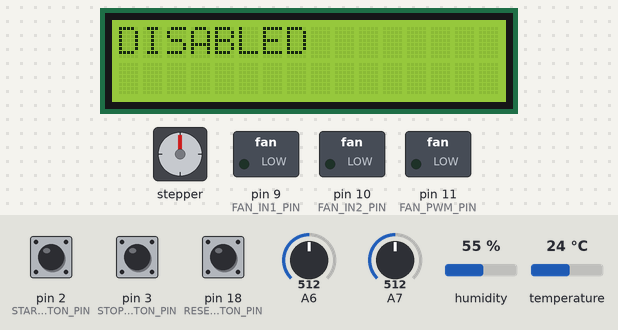
A sketch run on a simulated Arduino Mega 2560, built with avr-gcc and run on an emulated ATmega2560. Parts: stepper motor, 16×2 character LCD, switched loads named in the sketch (green lamp = pin HIGH). Wiring (inferred from the names in the program): stepper motor (200 steps per turn assumed): coils pin 22, pin 23, pin 24, pin 25. Inputs (shaded band) come from the test bench; at power-on: pin 2 (START_BUTTON_PIN) HIGH, pin 3 (STOP_BUTTON_PIN) HIGH, pin 18 (RESET_BUTTON_PIN) HIGH, A6 = 512, A7 = 512, humidity 55 %, temperature 24 °C. The local clock reads 2024-03-15 10:24:30 at power-on unless the sketch sets it; pins used as bus, display or sensor lines are not drawn; what the sketch prints to the serial monitor is not drawn.

Above: at 4.4 s.
4.5 s: pin 2 (START_BUTTON_PIN) pulled LOW for 0.15 s
At 5.0 s:
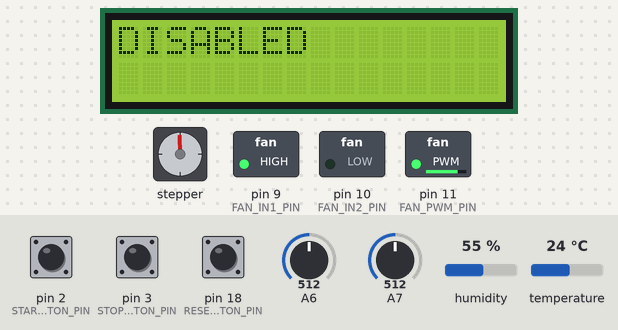
6.1 s: pin 3 (STOP_BUTTON_PIN) pulled LOW for 1 s
At 7.5 s:
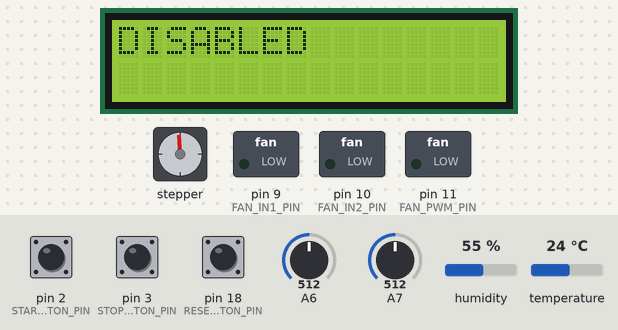
19.4 s: pin 18 (RESET_BUTTON_PIN) pulled LOW for 0.15 s
At 60.6 s:
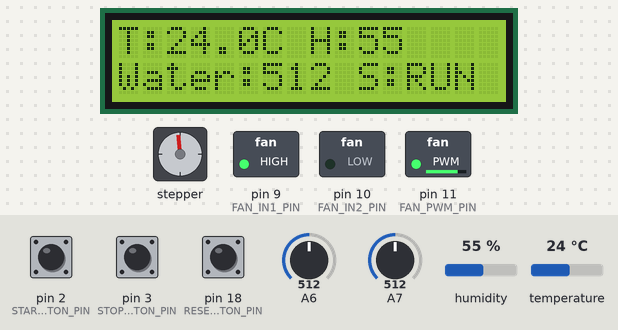
Timing chart, 0 to 61.6 s (numbered marks = the images above; inputs shaded):
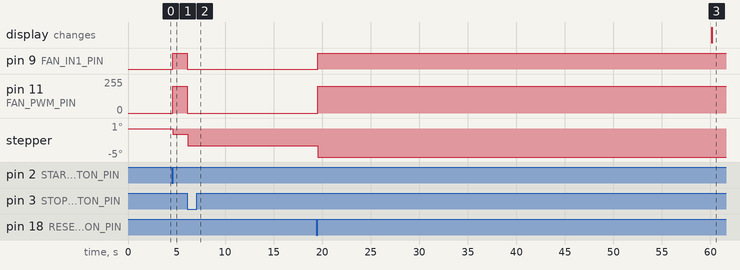

The sketch:

FinalProject.ino
```cpp
// Swamp Cooler - CPE301 Final Project
// Jakob Kelley & Grace Frazee

#include <LiquidCrystal.h>
#include <Stepper.h>
#include <DHT.h>
#include <RTClib.h>

// ====== HARDWARE CONFIGURATION ======
// Pin assignments should be verified with the physical wiring configuration.

// LED indicators (controlled via PORTA bits: digital pins 22–25 correspond to PORTA0–3)
const uint8_t LED_GREEN_PIN  = 22; // IDLE state
const uint8_t LED_RED_PIN    = 23; // ERROR state
const uint8_t LED_YELLOW_PIN = 24; // DISABLED state
const uint8_t LED_BLUE_PIN   = 25; // RUNNING state

// Button inputs using interrupt-capable pins
// Pin 2 -> INT4 (used for START button ISR)
// Pin 3 -> INT5 (used for STOP button ISR)
// Pin 21 -> INT2 (used for RESET button ISR) [CHANGING TO 18 because 21 is used by the Clock]
const uint8_t START_BUTTON_PIN = 2;
const uint8_t STOP_BUTTON_PIN  = 3;
const uint8_t RESET_BUTTON_PIN = 18;

// Fan motor PWM control pin
// analogWrite() is permitted for PWM fan control per project rules.
const uint8_t FAN_PWM_PIN = 11;  //L293D pin 1
const uint8_t FAN_IN1_PIN = 9;   // L293D pin 2
const uint8_t FAN_IN2_PIN = 10;  // L293D pin 7

// Stepper motor configuration (Stepper library usage permitted)
const uint8_t STEPPER_PIN_1 = 4;
const uint8_t STEPPER_PIN_2 = 5;
const uint8_t STEPPER_PIN_3 = 6;
const uint8_t STEPPER_PIN_4 = 7;
const int STEPPER_STEPS_PER_REV = 200;
Stepper ventStepper(STEPPER_STEPS_PER_REV, STEPPER_PIN_1, STEPPER_PIN_2, STEPPER_PIN_3, STEPPER_PIN_4);

// DHT11 temperature and humidity sensor
const uint8_t DHT_PIN = 8;
#define DHTTYPE DHT11
DHT dht(DHT_PIN, DHTTYPE);

// Real-time clock module
RTC_DS3231 rtc;

// LCD display (RS, E, D4, D5, D6, D7)
LiquidCrystal lcd(12, 13, A0, A1, A2, A3);

// Water-level sensor input through ADC (manual ADC register read)
// ADC7 (Analog pin A7) selected to avoid LCD pin conflicts.
const uint8_t WATER_LEVEL_ADC_CHANNEL = 7;

// ====== CONTROL CONSTANTS ======
const uint16_t WATER_LOW_THRESHOLD_ADC = 200; // Adjust according to calibration (0–1023)
const float TEMP_HIGH_THRESHOLD_C = 20.5;     // Temperature to start fan
const float TEMP_LOW_THRESHOLD_C  = 19.0;     // Temperature to stop fan
const unsigned long LCD_UPDATE_INTERVAL_MS = 60000UL; // 1 minute in milliseconds

// ====== SYSTEM STATES ======
enum CoolerState { DISABLED, IDLE, RUNNING, ERROR_STATE };
volatile CoolerState currentState = DISABLED;

// ====== INTERRUPT FLAGS ======
volatile bool start_pressed = false;
volatile bool stop_pressed  = false;
volatile bool reset_pressed = false;

// Vent position tracking for stepper motor
volatile long ventPositionSteps = 0;
long lastReportedVentPositionSteps = 0;

// LCD update timing control
unsigned long lastLcdUpdateMillis = 0;

// ====== UART (USART0) CONFIGURATION ======
// Provides serial communication through direct register access.
void uart_init(unsigned long baud){
  uint16_t ubrr = (uint16_t)(F_CPU/16UL/baud - 1);
  UBRR0H = (ubrr >> 8);
  UBRR0L = ubrr & 0xFF;
  UCSR0B = (1 << TXEN0);
  UCSR0C = (1 << UCSZ01) | (1 << UCSZ00);
}

void uart_send_char(char c){
  while(!(UCSR0A & (1 << UDRE0)));
  UDR0 = c;
}

void uart_send_string(const char* s) {
  while(*s) uart_send_char(*s++);
}

void uart_send_decimal(unsigned long val){
  char buf[12];
  int n = 0;
  if(val == 0){ uart_send_char('0'); return;}
  while(val > 0 && n < (int)sizeof(buf)-1){
    buf[n++] = '0' + (val % 10);
    val /= 10;
  }
  for(int i = n-1; i >= 0; --i) uart_send_char(buf[i]);
}

void uart_newline() {
  uart_send_char('\r');
  uart_send_char('\n');
}

// Sends timestamped messages using the RTC
void log_event(const char* msg){
  DateTime now = rtc.now();
  char buf[64];
  snprintf(buf, sizeof(buf), "%04u-%02u-%02u %02u:%02u:%02u: %s",
           now.year(), now.month(), now.day(),
           now.hour(), now.minute(), now.second(), msg);
  uart_send_string(buf);
  uart_newline();
}

// ====== ADC (Manual Register-Based) ======
// Reads analog input channel (0–15) using direct register access.
uint16_t adc_read_channel(uint8_t channel){
  ADMUX = (1 << REFS0) | (channel & 0x0F);
  ADCSRA = (1 << ADEN) | (1 << ADSC) | (1 << ADPS2) | (1 << ADPS1) | (1 << ADPS0);
  while (ADCSRA & (1 << ADSC));
  return ADC;
}

// ====== LED PORT INITIALIZATION ======
// LED pins are configured as outputs via direct DDR register manipulation.
void init_led_pins(){
  DDRA |= (1 << DDA0) | (1 << DDA1) | (1 << DDA2) | (1 << DDA3);
  PORTA &= ~((1 << PA0) | (1 << PA1) | (1 << PA2) | (1 << PA3));
}

// LED control macros for individual state indicators
inline void led_set_green(bool on){ if (on) PORTA |= (1 << PA0); else PORTA &= ~(1 << PA0); }
inline void led_set_red(bool on){ if (on) PORTA |= (1 << PA1); else PORTA &= ~(1 << PA1); }
inline void led_set_yellow(bool on){ if (on) PORTA |= (1 << PA2); else PORTA &= ~(1 << PA2); }
inline void led_set_blue(bool on){ if (on) PORTA |= (1 << PA3); else PORTA &= ~(1 << PA3); }

// ====== FAN CONFIGURATION ======
// Fan pin configured via DDRB; PWM control handled using analogWrite().
void init_fan_pin(){
  //pin 11 → PB5
  DDRB |= (1 << DDB5);
  analogWrite(FAN_PWM_PIN, 0);

  // pin 9 → PH6
  DDRH |= (1 << DDH6);

  // pin 10 → PB4
  DDRB |= (1 << DDB4);

  //motor off defaultly
  PORTH &= ~(1 << PH6);
  PORTB &= ~(1 << PB4);
}

// ====== INTERRUPT SERVICE ROUTINES ======
void start_isr(){ start_pressed = true;}
void stop_isr(){ stop_pressed = true;}
void reset_isr(){ reset_pressed = true;}

// ====== LED UPDATE ROUTINE ======
void update_leds_for_state(CoolerState s){
  switch (s) {
    case DISABLED:
      led_set_yellow(true); led_set_green(false); led_set_red(false); led_set_blue(false);
      break;
    case IDLE:
      led_set_yellow(false); led_set_green(true); led_set_red(false); led_set_blue(false);
      break;
    case RUNNING:
      led_set_yellow(false); led_set_green(false); led_set_red(false); led_set_blue(true);
      break;
    case ERROR_STATE:
      led_set_yellow(false); led_set_green(false); led_set_red(true); led_set_blue(false);
      break;
  }
}

// Handles state transitions and logs the event.
void transition_to_state(CoolerState newState){
  if(newState == currentState) return;
  currentState = newState;
  switch(newState){
    case DISABLED:     log_event("STATE -> DISABLED"); break;
    case IDLE:         log_event("STATE -> IDLE"); break;
    case RUNNING:      log_event("STATE -> RUNNING"); break;
    case ERROR_STATE:  log_event("STATE -> ERROR"); break;
  }
  update_leds_for_state(newState);
}

// ====== SYSTEM INITIALIZATION ======
void setup(){
  uart_init(9600);

  if (!rtc.begin()){
    uart_send_string("RTC: NOT FOUND");
    uart_newline();
  }

  lcd.begin(16, 2);
  lcd.clear();
  lcd.print("Swamp Cooler On");

  dht.begin();
  ventStepper.setSpeed(30);

  init_led_pins();

  init_fan_pin();

  //so that the yellow LED is lit up in the beginning
  update_leds_for_state(DISABLED);

  // Configure button inputs using direct port access and enable pull-ups.
  // START (pin2 = PE4)
  // STOP (pin3 = PE5)
  DDRE &= ~((1 << DDE4) | (1 << DDE5));
  PORTE |= (1 << PE4) | (1 << PE5);

  // RESET (pin 18 = PD3)
  DDRB &= ~(1 << DDD3);
  PORTD |= (1 << PD3);

  // Interrupt configuration for buttons
  attachInterrupt(digitalPinToInterrupt(START_BUTTON_PIN), start_isr, FALLING);
  attachInterrupt(digitalPinToInterrupt(STOP_BUTTON_PIN), stop_isr, FALLING);
  attachInterrupt(digitalPinToInterrupt(RESET_BUTTON_PIN), reset_isr, FALLING);

  transition_to_state(DISABLED);
  log_event("SYSTEM BOOT");
  lastLcdUpdateMillis = millis();

  start_pressed = false;
  stop_pressed = false;
  reset_pressed = false;
}

// ====== EVENT LOGGING ROUTINES ======
void log_motor_event(const char* action){
  char buf[64];
  DateTime now = rtc.now();
  snprintf(buf, sizeof(buf), "MOTOR %s at %04u-%02u-%02u %02u:%02u:%02u",
           action, now.year(), now.month(), now.day(),
           now.hour(), now.minute(), now.second());
  uart_send_string(buf);
  uart_newline();
}

// ====== FAN CONTROL ROUTINES ======
void fan_set_on(uint8_t pwm = 200){
  // Forward Direction
  PORTH |= (1 << PH6);     // IN1 HIGH
  PORTB &= ~(1 << PB4);    // IN2 LOW
  analogWrite(FAN_PWM_PIN, pwm);
}

void fan_set_off(){
  analogWrite(FAN_PWM_PIN, 0);
  PORTH &= ~(1 << PH6);
  PORTB &= ~(1 << PB4);
}

// ====== LCD DISPLAY ROUTINE ======
void update_lcd(float tempC, float hum, uint16_t waterADC) {
  lcd.clear();
  lcd.setCursor(0,0);
  lcd.print("T:");
  lcd.print(tempC,1);
  lcd.print("C H:");
  lcd.print(hum,0);
  lcd.setCursor(0,1);
  lcd.print("Water:");
  lcd.print(waterADC);
  lcd.print(" S:");
  lcd.print(currentState==RUNNING ? "RUN" : currentState==IDLE ? "IDLE" : currentState==ERROR_STATE ? "ERROR" : currentState==DISABLED ? "DISABLED":"OFF");
}

// ====== MAIN CONTROL LOOP ======
void loop(){
  // Button handling logic

  if(reset_pressed){
    reset_pressed = false;
    uint16_t waterADC = adc_read_channel(WATER_LEVEL_ADC_CHANNEL);
    if(waterADC >= WATER_LOW_THRESHOLD_ADC){
      transition_to_state(IDLE);
      log_event("USER RESET pressed -> IDLE");
    }
    else{
      log_event("USER RESET pressed -> water still LOW");
    }
  }

  if(start_pressed) {
    start_pressed = false;
    if(currentState == DISABLED) {
      transition_to_state(IDLE);
    }else if (currentState == IDLE) {
      transition_to_state(RUNNING);
      log_event("User START pressed -> forced RUNNING");
    }else {
      log_event("User START pressed (no-op)");
    }
  }

  if(stop_pressed){
    stop_pressed = false;
    fan_set_off();
    transition_to_state(DISABLED);
    log_event("User STOP pressed -> DISABLED");
    log_motor_event("OFF (stop btn)");
  }


  // Sensor monitoring and LCD update
  if(currentState != DISABLED && currentState != ERROR_STATE){
    float hum = dht.readHumidity();
    float tempC = dht.readTemperature();
    uint16_t waterADC = adc_read_channel(WATER_LEVEL_ADC_CHANNEL);


    if(isnan(hum) || isnan(tempC)){
      uart_send_string("DHT read failed");
      uart_newline();
      hum = 0;
      tempC = 0;
    }

    if(waterADC < WATER_LOW_THRESHOLD_ADC) {
        fan_set_off();
        transition_to_state(ERROR_STATE);
        log_event("Transition -> ERROR due to low water");
        log_motor_event("OFF (low water)");
    }else{
        if(currentState == IDLE && tempC >= TEMP_HIGH_THRESHOLD_C) {
          transition_to_state(RUNNING);
          fan_set_on(200);
          log_motor_event("ON (temp high)");
        }else if(currentState == RUNNING && tempC <= TEMP_LOW_THRESHOLD_C) {
            fan_set_off();
            transition_to_state(IDLE);
            log_motor_event("OFF (temp low)");
        }
    }

    unsigned long nowms = millis();
    if(nowms - lastLcdUpdateMillis >= LCD_UPDATE_INTERVAL_MS) {
      lastLcdUpdateMillis = nowms;

      update_lcd(tempC, hum, waterADC);

      int temp10 = (int)(tempC * 10);
      int hum10  = (int)(hum * 10);

      char buf[128];
      DateTime dt = rtc.now();
      snprintf(buf, sizeof(buf),
        "%04u-%02u-%02u %02u:%02u:%02u T=%d.%dC H=%d.%d%% WaterADC=%u",
        dt.year(), dt.month(), dt.day(),
        dt.hour(), dt.minute(), dt.second(),
        temp10 / 10, abs(temp10 % 10),
        hum10 / 10, abs(hum10 % 10),
        waterADC
      );

      uart_send_string(buf);
      uart_newline();
    }

    // Vent control via potentiometer input on ADC6
    uint16_t potVal = adc_read_channel(6);
    long targetSteps = map(potVal, 0, 1023, -1000, 1000);
    if(targetSteps != ventPositionSteps) {
      long delta = targetSteps - ventPositionSteps;
      if(delta > 0){
        long stepAmount = (delta > 10) ? 10 : delta;
        ventStepper.step((int)stepAmount);
        ventPositionSteps += stepAmount;
      }else{
        long stepAmount = (-delta > 10) ? -10 : delta;
        ventStepper.step((int)stepAmount);
        ventPositionSteps += stepAmount;
      }

      char vbuf[64];
      snprintf(vbuf, sizeof(vbuf), "VENT POS %ld", ventPositionSteps);
      uart_send_string(vbuf);
      uart_newline();

      DateTime now = rtc.now();
      char logbuf[80];
      snprintf(logbuf, sizeof(logbuf),
               "%04u-%02u-%02u %02u:%02u:%02u VENT %ld",
               now.year(), now.month(), now.day(),
               now.hour(), now.minute(), now.second(),
               ventPositionSteps);
      uart_send_string(logbuf);
      uart_newline();
    }
  }
  if(currentState == ERROR_STATE){
    fan_set_off();

    lcd.clear();
    lcd.setCursor(0, 0);
    lcd.print("ERROR: LOW WATER");
    lcd.setCursor(0,1);
    lcd.print("Level:");
    uint16_t waterADC = adc_read_channel(WATER_LEVEL_ADC_CHANNEL);
    lcd.print(waterADC);
  }
  if(currentState == DISABLED){
    fan_set_off();
    lcd.clear();
    lcd.setCursor(0, 0);
    lcd.print("DISABLED");
  }
}
```
